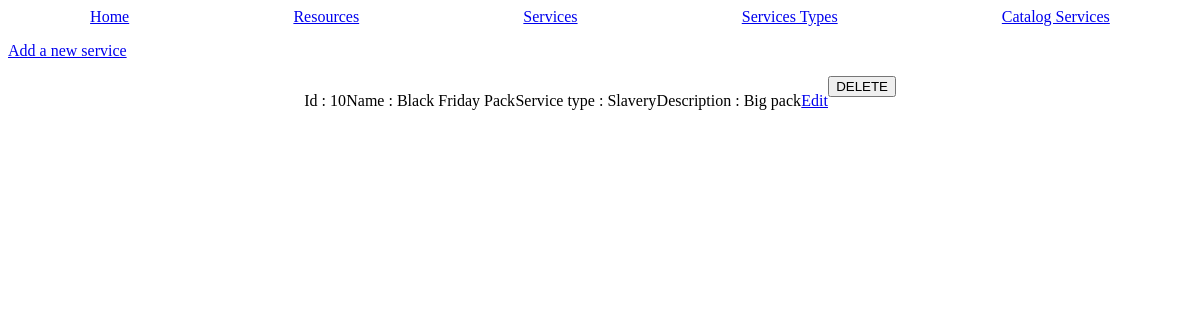
/services, run on the app's committed database.
### tables this page shows
CREATE TABLE "services" (
	"id"	INTEGER UNIQUE,
	"desc"	TEXT NOT NULL,
	"service_type_id"	INTEGER NOT NULL,
	"starting_date"	TEXT NOT NULL,
	"ending_date"	TEXT NOT NULL,
	"name"	TEXT NOT NULL,
	PRIMARY KEY("id" AUTOINCREMENT),
	FOREIGN KEY("service_type_id") REFERENCES "services_types"("id")
);

CREATE TABLE "services_types" (
	"id"	INTEGER UNIQUE,
	"desc"	TEXT NOT NULL,
	"name"	TEXT NOT NULL UNIQUE,
	PRIMARY KEY("id" AUTOINCREMENT)
);

### main.py (the view, shortened to what this page needs)
@app.route('/services', methods = ['POST', 'GET'])
def services():
    data_services = utils.getRowsFromDb('SELECT * from services');
    data_services_types = utils.getRowsFromDb('SELECT * from services_types');
    return render_template('services.html.jinja', services=data_services, services_types=data_services_types);

### utils.py (called while the page is built)
def dictFactory(cursor, row) -> dict:
    d = {};
    for idx, col in enumerate(cursor.description):
        d[col[0]] = row[idx];
    return d;

def connectDb(path : str = 'db/db.db') -> sqlite3.Connection:
    db = None;
    try:
        db = sqlite3.connect(path);
        db.row_factory = dictFactory;
    except Exception as err:
        flash("Can't connect do database " + str(err), 'error');
    return db;

def getRowsFromDb(request : str, values : tuple = None) -> dict:
    elementsFromDb : dict = None
    try:
        db = connectDb();
        cursor = db.cursor();
        if(type(values) is tuple):
            elementsFromDb = cursor.execute(request, values).fetchall();
        else:
            elementsFromDb = cursor.execute(request).fetchall();
        db.close();
    except Exception as err:
        flash("Can't execute SQL request " + str(err), 'error')
    return elementsFromDb;

### templates/services.html.jinja (shortened to what this page needs)
{% extends "base.html.jinja" %}
{% block content %}
<a href="/add-service"><p>Add a new service</p></a>
{% if services|length > 0 %}
{% for service in services %}
    <div class="item">
        <div>
            <p>Id : {{ service['id'] }}</p>
        </div>
        <div>
            <p>Name : {{ service['name'] }}</p>
        </div>
        <div>
            <p>Service type :
                {% if service['service_type_id'] in services_types|map(attribute="id") %}
                    {{services_types[loop.index]['name']}}
                {% else %}
                Undefined
                {% endif %}
            </p>
        </div>
        <div>
            <p>Description : {{ service['desc'] }}</p>
        </div>
        <div>
            <a href="service/{{service['id']}}"><p>Edit</p></a>
        </div>
        <form action="/services" method="POST">
            <input type="submit" value="DELETE" name="delete_service">
        </form>
    </div>
{% endfor %}
{% else %}
<p>No services at all, you can create one.</p>
{% endif %}
{% endblock %}

### static/css/style.css (style rules this page uses)
.item { display: flex; flex-direction: row; width: 50%; margin-left: auto; margin-right: auto; }
.item > div { margin: auto; }

### data on the page
services: id "10", name "Black Friday Pack", desc "Big pack"
services_types: name "Slavery"
